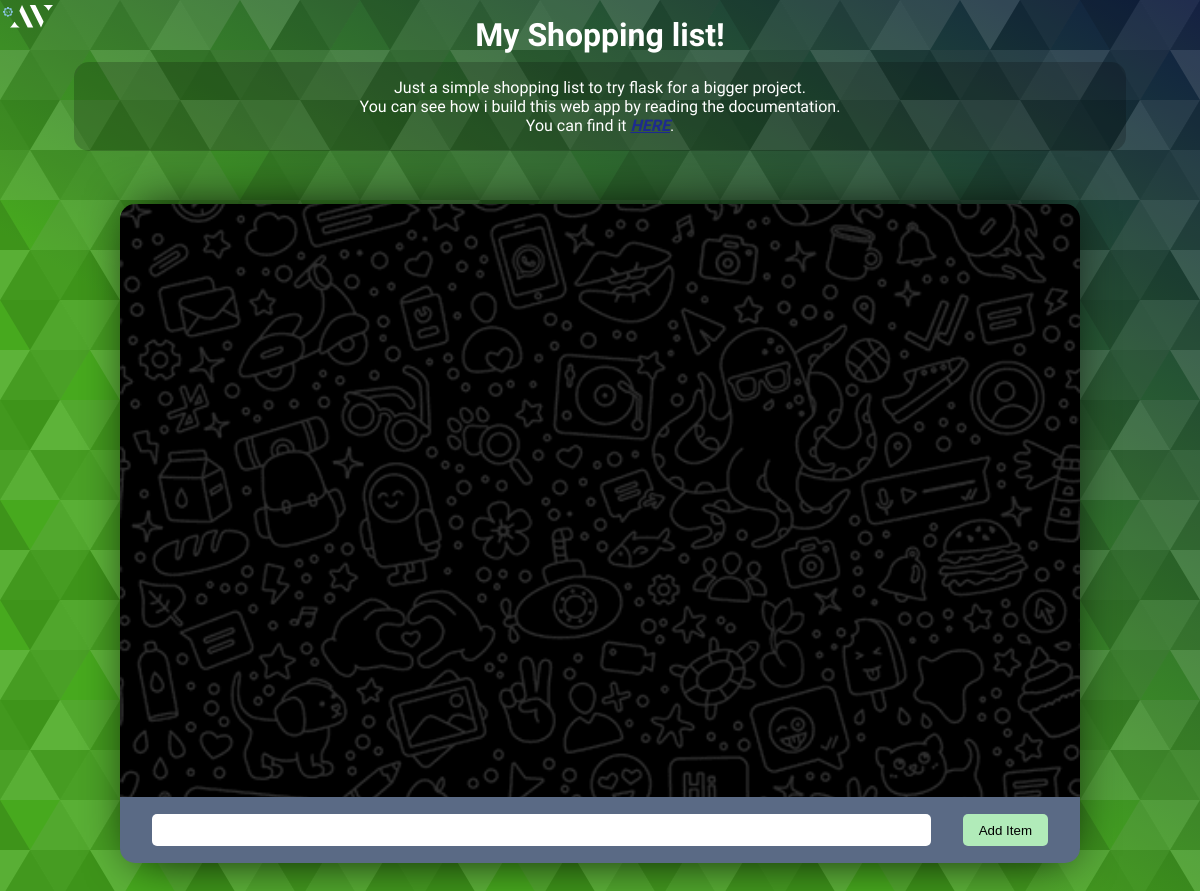
Before: / with the older database file.
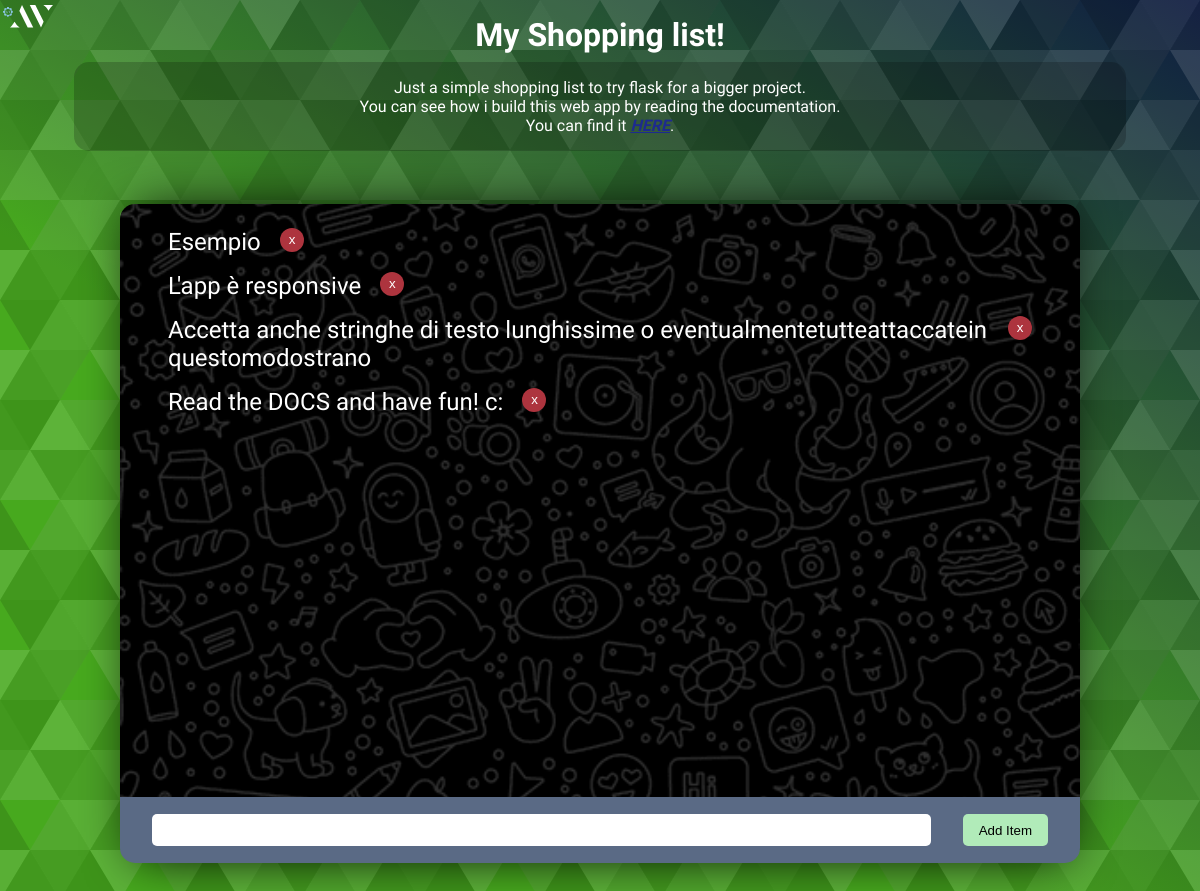
After: the same page with the newer database file.
### tables this page shows
CREATE TABLE posts ( 
          id INTEGER PRIMARY KEY AUTOINCREMENT,
          item TEXT
      );

### app.py (the view)
@app.route('/')
def index():
    conn = sqlite3.connect('db/database.db')
    conn.row_factory = sqlite3.Row
    posts = conn.execute('SELECT * FROM posts')
    return render_template('index.html', posts=posts)

### templates/index.html (shortened to what this page needs)
<!DOCTYPE html>
<html lang="en">
<head>
    <link rel="stylesheet" href="{{ url_for('static', filename='index.css') }}">
</head>
<body>
    <div class="container">
        <main>
            <div class="left">
                <h1>My Shopping list!</h1>
                <p>Just a simple shopping list to try flask for a bigger project.<br>
                You can see how i build this web app by reading the documentation.<br>
                You can find it <a href="/doc" target="_blank">HERE</a>.</p>
            </div>
            <div class="right">
                <div class="shopping-list">
                    <div class="top">
                        <ul>
                            {% for post in posts %}
                            <li data-id="{{ post.id }}">{{ post.item }} <div><button>x</button></div></li>
                            {% endfor %}
                        </ul>
                    </div>
                    <div class="bott">
                        <input type="text" name="articolo" id="articolo">
                        <button>Add Item</button>
                    </div>
                </div>
            </div>
            <div class="credits">
                <img src="../static/mini-logo.svg" alt="" onclick="window.open('https://github.com/alessioVelluso')">
            </div>
        </main>
    </div>
</body>
</html>

### static/index.css (style rules this page uses)
* { margin: 0; padding: 0; box-sizing: border-box; }
:root { --palette-1: #F2AF29; --palette-2: #AD343E; --palette-3: #5a6a85; --palette-4: #b1ebb9; --palette-5: #0A1145; }
body { background-image: url(./bg.svg); background-position: center center; background-size: contain; color: white; width: 100%; height: 100%; font-family: 'Nunito', sans-serif; }
.container { height: 100vh; width: 100%; }
main { position: relative; height: 100%; width: 100%; display: flex; }
.left, .right { height: 100%; display: flex; justify-content: center; align-items: center; }
.left { width: 40%; flex-direction: column; padding: 1rem; }
.right { width: 60%; }
.left h1 { font-size: 4rem; margin-bottom: 2rem; text-align: center; }
.left p { padding: 1rem 3rem; font-size: 1.5rem; text-align: center; color: rgb(255, 255, 255); background-color: rgba(0,0,0,0.2); width: 80%; border-radius: 15px; }
.left a { color: #1d2a8f; font-style: italic; font-weight: bold; }
.shopping-list { height: 90%; width: 80%; position: relative; display: flex; flex-direction: column; }
.shopping-list:after { content: ''; position: absolute; inset: 0; width: 100%; height: 100%; box-shadow: 0 0 50px 10px rgb(0, 0, 0); transform-origin: center center; scale: 0.95; z-index: -1; }
.shopping-list .top { width: 100%; height: 90%; background-color: black; border-radius: 15px 15px 0 0; position: relative; }
.shopping-list .top::after { position: absolute; content: ''; inset: 0; height: 100%; width: 100%; background-image: url('./wa.png'); background-position: center center; background-size: cover; opacity: 0.2; }
.top ul { position: relative; padding: 1.5rem 3rem; height: 100%; width: 100%; word-break: break-all; overflow-y: scroll; z-index: 2; }
.top ul li { font-size: 1.5rem; position: relative; list-style: none; display: flex; margin-bottom: 1rem; }
.top ul li div { height: 100%; width: auto; display: flex; justify-content: center; align-items: center; }
.top ul li button { position: relative; z-index: 2; height: 1.5rem; width: 1.5rem; padding: 2px; border-radius: 50%; border: none; background-color: var(--palette-2); color: white; cursor: pointer; display: flex; justify-content: center; align-items: center; margin-left: 1.2rem; }
.shopping-list .bott { position: relative; z-index: 3; height: 10%; width: 100%; background-color: var(--palette-3); border-radius: 0 0 15px 15px; display: flex; align-items: center; justify-content: center; }
input#articolo { flex-grow: 1; height: 2rem; margin: 0 1rem 0 2rem; border-radius: 5px; border: none; }
.bott button { height: 2rem; padding: 0.2rem 1rem; margin: 0 2rem 0 1rem; border-radius: 5px; border: none; background-color: var(--palette-4); }
.credits { position: absolute; left: 1rem; top: 1rem; width: 50px; height: 50px; cursor: pointer; }
@media (max-width: 1200px) { .container { min-height: 900px; } }
@media (max-width: 1200px) { main { flex-direction: column; } }
@media (max-width: 1200px) { .left, .right { width: 100%; } }
@media (max-width: 1200px) { .left { height: auto; } }
@media (max-width: 1200px) { .left h1 { font-size: 2rem; margin-bottom: 0.5rem; } }
@media (max-width: 1200px) { .left p { font-size: 1rem; width: 90%; padding: 1rem 1rem; } }
@media (max-width: 1200px) { .credits { left: 0.2rem; top: 0.3rem; } }

Changed rows visible on the page:
added posts: item "Esempio"
added posts: item "L'app è responsive"
added posts: item "Accetta anche stringhe di testo lunghissime o eventualmentetutteattaccateinquestomodostrano"
added posts: item "Read the DOCS and have fun! c:"
